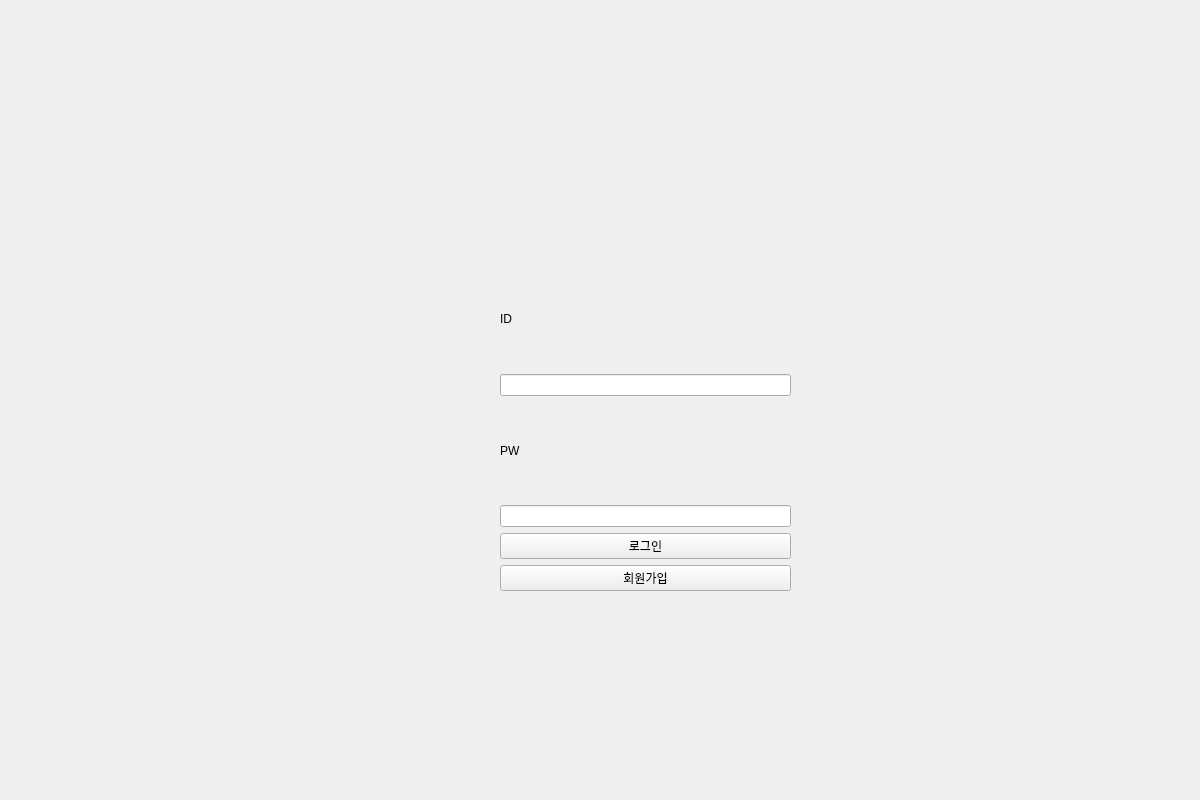
<?xml version="1.0" encoding="UTF-8"?>
<ui version="4.0">
 <class>LoginWindow</class>
 <widget class="QWidget" name="LoginWindow">
  <property name="geometry">
   <rect>
    <x>0</x>
    <y>0</y>
    <width>1200</width>
    <height>800</height>
   </rect>
  </property>
  <property name="windowTitle">
   <string>Form</string>
  </property>
  <widget class="QWidget" name="layoutWidget">
   <property name="geometry">
    <rect>
     <x>500</x>
     <y>270</y>
     <width>291</width>
     <height>321</height>
    </rect>
   </property>
   <layout class="QVBoxLayout" name="verticalLayout_4">
    <item>
     <layout class="QVBoxLayout" name="verticalLayout">
      <item>
       <widget class="QLabel" name="label">
        <property name="text">
         <string>ID</string>
        </property>
       </widget>
      </item>
      <item>
       <widget class="QLineEdit" name="lineEdit"/>
      </item>
     </layout>
    </item>
    <item>
     <layout class="QVBoxLayout" name="verticalLayout_2">
      <item>
       <widget class="QLabel" name="label_2">
        <property name="text">
         <string>PW</string>
        </property>
       </widget>
      </item>
      <item>
       <widget class="QLineEdit" name="lineEdit_2"/>
      </item>
     </layout>
    </item>
    <item>
     <layout class="QVBoxLayout" name="verticalLayout_3">
      <item>
       <widget class="QPushButton" name="pushButton">
        <property name="text">
         <string>로그인</string>
        </property>
       </widget>
      </item>
      <item>
       <widget class="QPushButton" name="pushButton_2">
        <property name="text">
         <string>회원가입</string>
        </property>
       </widget>
      </item>
     </layout>
    </item>
   </layout>
  </widget>
 </widget>
 <resources/>
 <connections/>
</ui>
